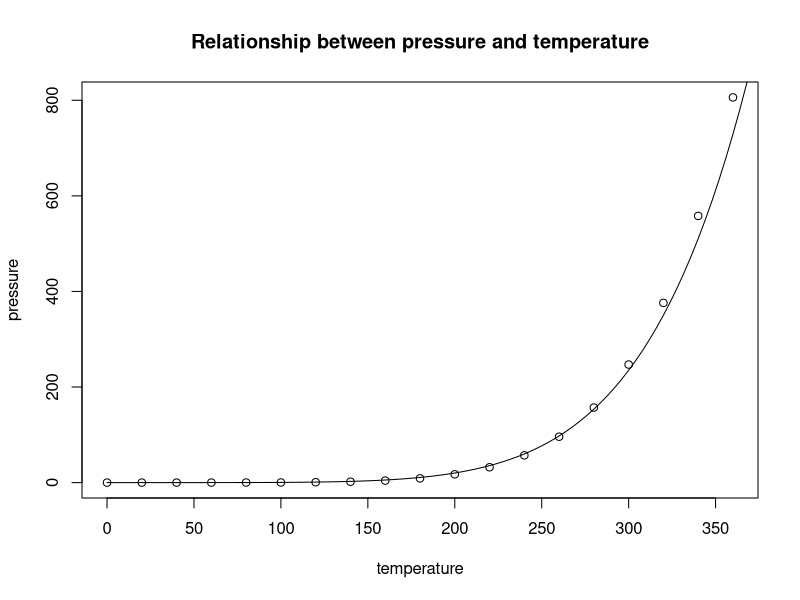
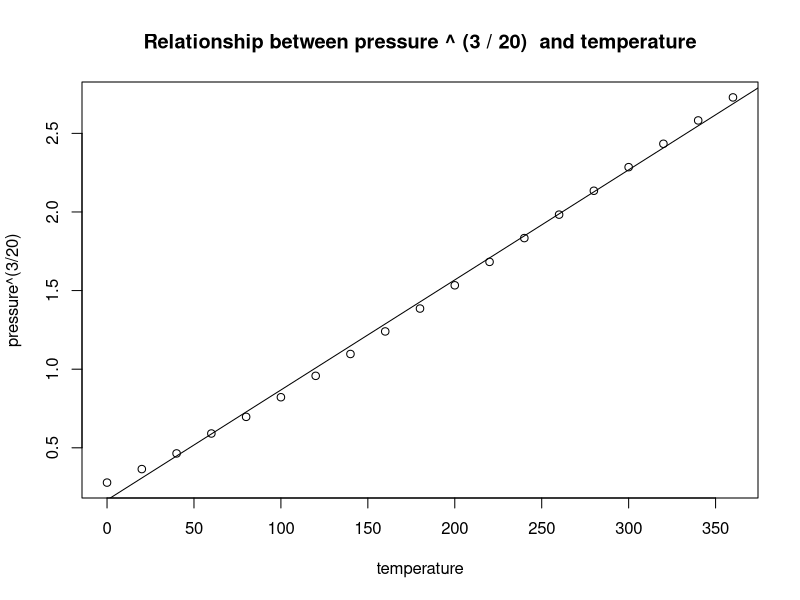
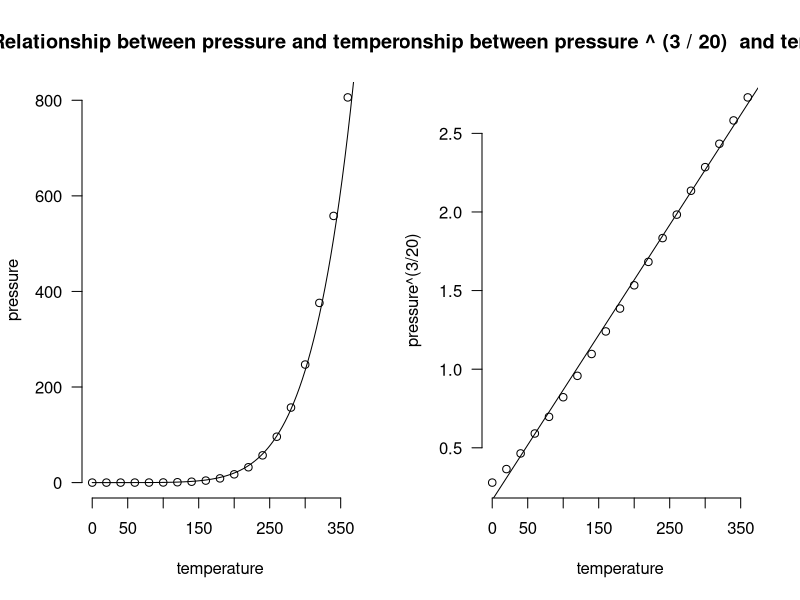
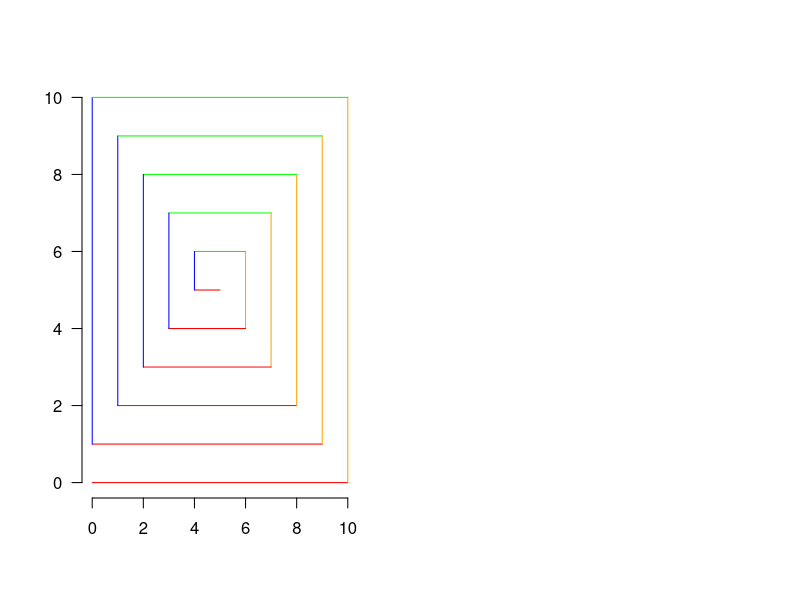

Reproduce these figures in R, in order.
# Question 1
# (a)
# plot a graph pressure against temperature from built-in data frame
plot(pressure ~ temperature, data = pressure)

# given command
curve((0.168 + 0.007 * x) ^ (20 / 3), from = 0, to = 400, add = TRUE)

# from (c) title the graph
title("Relationship between pressure and temperature")


# (b)
# plot a graph pressure ^ (3 / 20) against temperature from built-in data frame
plot(pressure ^ (3 / 20) ~ temperature, data = pressure)

# plot a straight line with intercept 0.168 and slope 0.007
abline(0.168, 0.007)

# the modified pressure and the temperature are positively linear associated

# from (c) title the graph
title("Relationship between pressure ^ (3 / 20)  and temperature")

# (c)
# please see the above solutions

# (d)
# set up a 1 by 2 multi-frame for graphs; suppresses the box; display axis in horizontal
par(mfrow = c(1, 2), bty = "n",las = 1)

# from (a)
plot(pressure ~ temperature, data = pressure)
curve((0.168 + 0.007 * x) ^ (20 / 3), from = 0, to = 400, add = TRUE)
title("Relationship between pressure and temperature")

# from (b)
plot(pressure ^ (3 / 20) ~ temperature, data = pressure)
abline(0.168, 0.007)
title("Relationship between pressure ^ (3 / 20)  and temperature")


# Question 2
alt_matrix <- function(n) {
  
  # check user input
  if(n < 0)
    stop("Invalid Input")
  
  # create an n by n matrix with value 1 in each entity
  m <- matrix(rep(1, n * n), nr = n, nc = n)
  
  # avoid looping from 0 in a case of 0 by 0 matrix
  if(n > 0)
    
    # loop through each elements in the matrix
    for(i in 1:n)
      for(j in 1:n)
        
        # convert value to 0 for odd rows with odd columns and even rows with even columns
        if(i %% 2 == 1 & j %% 2 == 1)
          m[i, j] <- 0
        else if(i %% 2 == 0 & j %% 2 == 0)
          m[i, j] <- 0
  
  # return matrix
  m
}


# Question 3
# plot a blank graph with 0 to 10 in x-axis and y-axis
plot(0, 0, type = "n", xlim = c(0, 10), ylim = c(0, 10), bty = "n", xlab = "", ylab = "")

# plot the base horizontal line in "red"
lines(c(0,10), c(0, 0), col = "red")

for(i in 0:4) {
  
  # plot 5 horizontal lines in "red" colour
  lines(c(i, 9 - i), c(1 + i, 1 + i), col = "red")
  
  # plot 5 vertical lines in "orange" colour
  lines(c(6 + i, 6 + i), c(4 - i, 6 + i), col = "orange")
  
  # plot 5 horizontal lines in "green" colour
  lines(c(4 - i, 6 + i), c(6 + i, 6 + i), col = "green")
  
  # plot 5 vertical lines in "blue" colour
  lines(c(i, i), c(1 + i, 10 - i), col = "blue")
}


# Question 4
# find all the prime numbers less than 1000
n <- 1000

# create "p" as a temporary variable for storing the prime numbers
p <- NULL

# loop from 2 to "n" to be the dividend
for(i in 2:n) {
  
  # initialise a "flag" to be TRUE for each loop
  flag <- TRUE
  
  # loop from 2 to "n" to be the divisor
  for(j in 2:n)
    
    # check if the dividend can be factorised by the divisor
    if(i %% j == 0 & i != j) {
      
      # turn the "flag" to be FALSE for non-prime numbers
      flag <- FALSE
      
      # (optional) you know, be effective
      break
    }
  
  # store prime numbers into "p" if it passes above restrictions
  if(flag == TRUE)
    p <- c(p, i)
}

# create "z" as a vector for storing twin prime
z <- NULL

# use a nested loop to find twin prime
for(i in p)
  for(j in p)
    
    # store twin prime values to "z"
    if(j == i + 2) {
      z = c(z, i, j)
      
      # (optional) you know, be effective
      break
  }

# extract only non duplicated twin prime
unique(z)